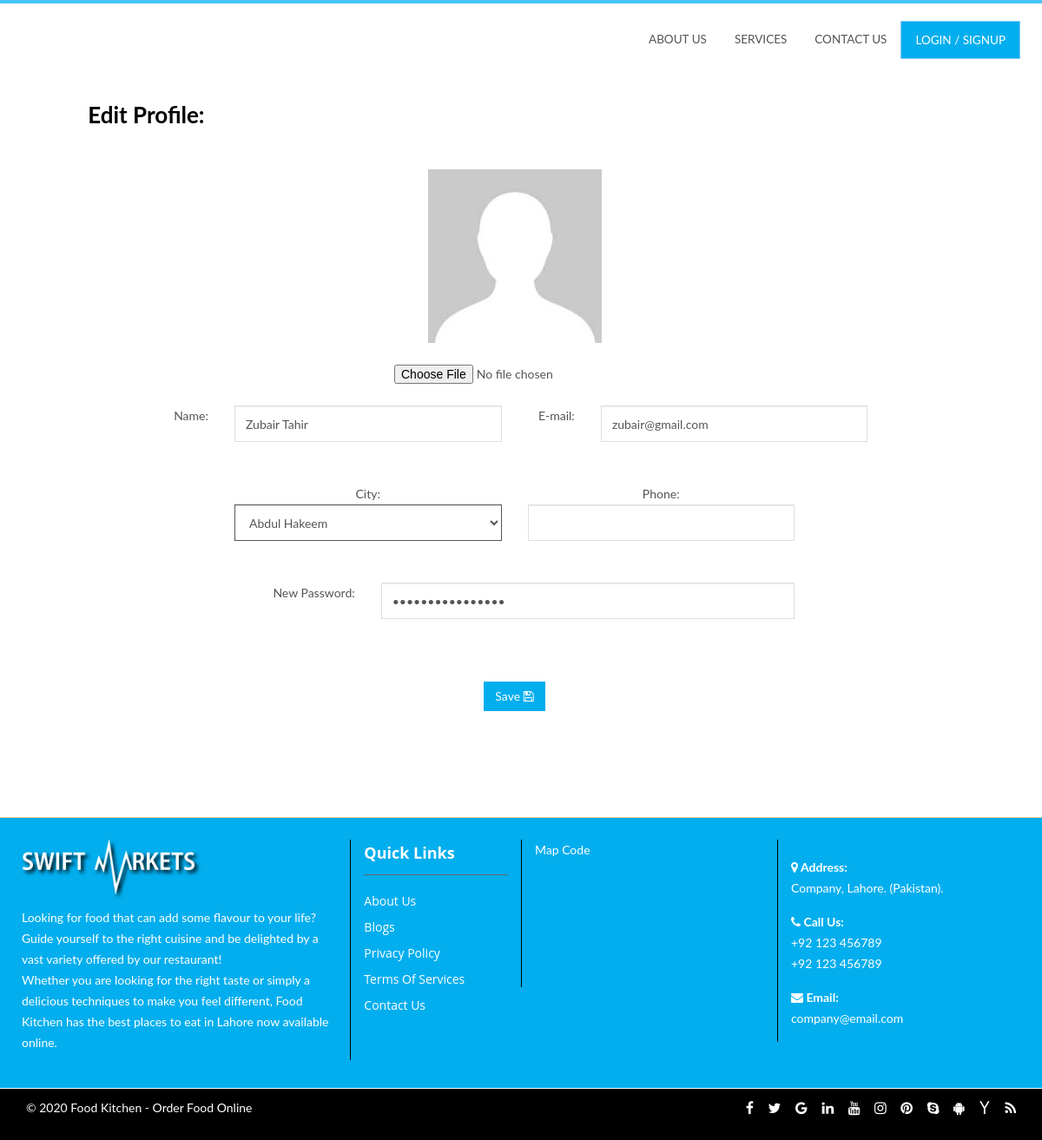
Screenshot of /editprofile.php (signed in) with the database file from the repository.
### tables this page shows
CREATE TABLE IF NOT EXISTS `users` (
  `id` int(11) NOT NULL AUTO_INCREMENT,
  `name` text,
  `email` varchar(40) NOT NULL,
  `password` varchar(40) NOT NULL,
  `img` text,
  `bfname` text,
  `blname` text,
  `bcompany` text,
  `baddress1` text,
  `baddress2` text,
  `bcity` text,
  `bcountry` text,
  `bmobile` text,
  `bemail` text,
  `spostal` text,
  `bpostal` text,
  `sfname` text,
  `slname` text,
  `scompany` text,
  `saddress1` text,
  `saddress2` text,
  `scity` text,
  `scountry` text,
  `smobile` text,
  `semail` text,
  `inst` text,
  `datec` timestamp NOT NULL DEFAULT CURRENT_TIMESTAMP,
  `block` int(11) NOT NULL DEFAULT '0',
  `blockres` text,
  PRIMARY KEY (`id`)
);

CREATE TABLE IF NOT EXISTS `contact` (
  `id` int(11) NOT NULL AUTO_INCREMENT,
  `sitename` text,
  `logo` text,
  `phone` text,
  `email` text,
  `address` text,
  `gmaps` text,
  `cover` text,
  `post` text,
  `fpost` text,
  `facebook` text,
  `twitter` text,
  `insta` text,
  `youtube` text,
  PRIMARY KEY (`id`)
);

CREATE TABLE IF NOT EXISTS `pages` (
  `id` int(11) NOT NULL AUTO_INCREMENT,
  `name` text NOT NULL,
  `slug` varchar(90) NOT NULL,
  `icon` text,
  `metak` text,
  `metad` text,
  `cover` text,
  `post` text,
  `res` int(11) NOT NULL DEFAULT '0',
  `ordr` int(11) NOT NULL,
  `foot` int(11) NOT NULL DEFAULT '0',
  `hide` int(11) NOT NULL DEFAULT '0',
  PRIMARY KEY (`id`),
  UNIQUE KEY `slug` (`slug`)
);

### include/carthead.php (called while the page is built, shortened)
 <?php
  $rows =mysqli_query($con,"SELECT * FROM users where id='$actid'" ) or die(mysqli_error($con));
  while($row=mysqli_fetch_array($rows)){
    $actname = $row['name'];
    $actemail = $row['email'];
    $actpic = $row['img'];
  }
?>

### editprofile.php (the view, shortened to what this page needs)
 <!DOCTYPE html>
 <html dir="ltr" lang="en-US">
 <head>
 	<?php include 'include/head.php'; ?>
  <?php include 'include/carthead.php'; ?>
		</head>
		<body class="stretched">
		<div id="wrapper" class="clearfix">
			<?php 	include 'include/header.php'; ?>
                                <form method="post" action="" enctype="multipart/form-data">
			<br>
			<div class="row" style="margin-right: 0px">
				<div class="col-md-1">
				</div>
      <?php
      $rows =mysqli_query($con,"SELECT * FROM users WHERE id ='$actid'" ) or die(mysqli_error($con));
      while($row=mysqli_fetch_array($rows)){
        $bphone = $row['bmobile'];
      }
      ?>
				<div class="col-md-10">
					<h2>Edit Profile: </h2>
          <br>
          <br>
          <div class="row">
            <div class="col-md-12 text-center">
              <img src="images/users/<?php echo $actpic ?>" style="width: 200px">
              <br>
              <br>
              <center>
              <input type="file" name="img">
              </center>
             </div>
           </div>
          <br>
          <div class="row">
            <div class="col-md-1 text-right"> </div>
            <div class="col-md-1 text-right">Name: </div>
            <div class="col-md-4">
              <input type="text" name="newactname" value="<?php echo $actname ?>" class="form-control">
             </div>
            <div class="col-md-1 text-right">E-mail: </div>
            <div class="col-md-4">
              <input type="text" name="newactemail" value="<?php echo $actemail ?>" class="form-control">
             </div>
           </div>
           <br><br>
          <div class="row">
        <div class="col-md-2">
        </div>
        <div class="col-md-4 text-center">
          City:
          <select style="border:solid 1px;" class="form-control myform" id="city" name="city">
           <?php
           $rows =mysqli_query($con,"SELECT * FROM cities" ) or die(mysqli_error($con));
           while($row=mysqli_fetch_array($rows)){
            $city = $row['city'];
            ?>
            <option value="<?php echo $city ;?>"><?php echo $city ;?></option>
          <?php } ?>
        </select>
      </div>
        <div class="col-md-4 text-center">
       Phone:
       <input type="number" value="<?php if(!empty($bphone)) echo $bphone ; ?>" class="form-control myform" id="phone" name="phone">
     </div>
          </div>
          <br><Br>
          <div class="row">
            <div class="col-md-2 text-right"> </div>
            <div class="col-md-2 text-right">New Password: </div>
            <div class="col-md-6">
              <input type="password" name="newactpass" value="<?php echo $actemail ?>" class="form-control">
             </div>
           </div>
             <br>
             <br>
             <br>
<div class="row" style="padding-bottom:50px">
  <div class="col-md-2">
  </div>
  <div class="col-md-8 text-center">
  <button class="btn bgcolor" name="savepro">Save <i class="fa fa-save"></i> </button>
</div>
</div>
</form>
				</div>
			<?php 	include 'include/footer.php'; ?>
		</div>
	</body>
	</html>

### include/footer.php (shortened to what this page needs)
<div id="contact">
<br>
<br>
<br>
  <footer class="footer-v1">
  <div class="menuFooter clearfix" style="background: #02aeee">
    <div class="">
      <div class="row clearfix" style="margin-right: 0px;    margin-left: 0px;    padding: 10px;">
    <div class="col-sm-4">
          <p><img src="images/logow.png" alt="" class="fimg"/></p>
          <p><?php echo $fpost ;?></p>
        </div>
        <div class="col-sm-2 col-xs-12 borderLeft">
          <h5>Quick Links</h5>
          <ul class="menuLink">
          <?php
          $rows =mysqli_query($con,"SELECT name,slug,res FROM pages where foot=1  ORDER BY ordr" ) or die(mysqli_error($con));
            while($row=mysqli_fetch_array($rows)){
              $slug = $row['slug'];
              $name = $row['name'];
              ?>
            <li <?php if($slug=='videos') echo ' style="display:none;" ' ; ?> ><a href="<?php echo $slug ?>"><?php echo $name ?></a></li>
                    <?php } ?>
          </ul>
          <br>
          <br>
        </div>
        <div class="col-sm-3 col-xs-6 borderLeft">
          <div class="">
           <?php echo $gmaps ?>
          </div>
        </div>
        <div class="col-sm-3 col-xs-6 borderLeft">
          <div class="footer-address">
           <p>
                            <strong><i class="fa fa-map-marker"></i> Address:</strong> <br>
                            <?php echo $siteaddress ?>
              </p>
                        <p>
                          <strong><i class="fa fa-phone"></i> Call Us:</strong> <br>
                            <?php echo $sitephone ?> <br>
                            <?php echo $sitephone ?>
                        </p>
                        <p>
                          <strong><i class="fa fa-envelope"></i> Email:</strong> <br>
                            <?php echo $sitemail ?>
                        </p>
          </div>
        </div>
      </div>
    </div>
  </div>
  <div class="footer clearfix" style="background: #000; color: #fff " >
    <div class="container">
      <div class="row clearfix">
        <div class="col-sm-6 col-xs-12 ">
          <p>© 2020 <?php echo $sitename ?> </p>
        </div>
        <div class="col-sm-6 col-xs-12 privacy_policy">
           <a href="#" class="fa fa-facebook"></a>
<a href="#" class="fa fa-twitter"></a>
<a href="#" class="fa fa-google"></a>
<a href="#" class="fa fa-linkedin"></a>
<a href="#" class="fa fa-youtube"></a>
<a href="#" class="fa fa-instagram"></a>
<a href="#" class="fa fa-pinterest"></a>
<a href="#" class="fa fa-skype"></a>
<a href="#" class="fa fa-android"></a>
<a href="#" class="fa fa-yahoo"></a>
<a href="#" class="fa fa-rss"></a>
        </div>
      </div>
    </div>
  </div>
</footer>

### css/default.css (style rules this page uses)
a, a:hover, .header .navbar-default .navbar-nav li a:hover, .header .navbar-default .navbar-nav .active a, .header .navbar-default .navbar-nav .active a:hover, .header .navbar-default .navbar-nav .active a:focus, .header .navbar-nav li.open .dropdown-menu li a:hover, .header .navbar-nav li.open .dropdown-menu li a:focus, .header .navbar-nav li.dropdown .dropdown-menu li a:hover, .header .navbar-nav li.dropdown .dropdown-menu li a:focus, .header .navbar-nav li.open .dropdown-menu li.active a, .header .navbar-nav li.dropdown .dropdown-menu li.active a, .courses_right_inner td ul li.active a, .courses_right_inner td a:hover, .courses_left_inner ul li a:hover, .courses_left_inner ul li a:focus, .courses_left_inner ul li.active a, .item_inner a.fees, .sidebar_item.admission .item_inner.program ul li a:hover, .sidebar_item.admission .item_inner.program ul li.active a, .item_inner.question a, .fc-center h2, .fc-event-container a.more, ul.contact_info li .fa, ul.contact_info li a:hover, .error-content a, li.language.dropdown ul.dropdown-menu li.active a, li.language.dropdown ul.dropdown-menu li a:hover { color: #105d05 }

### css/custom.css (style rules this page uses)
html { scroll-behavior: smooth; }
body { font-family: "Lato",sans-serif; }
h1, h2, h3, h4 { font-family: "Lato",sans-serif; font-weight: 700; color: #000000; margin: 0; }
.bgcolor { background: #02aeee; }
a { color: #02aeee; }
.btn { color:#fff; }
a, a:hover, .header .navbar-default .navbar-nav li a:hover, .header .navbar-default .navbar-nav .active a, .header .navbar-default .navbar-nav .active a:hover, .header .navbar-default .navbar-nav .active a:focus, .header .navbar-nav li.open .dropdown-menu li a:hover, .header .navbar-nav li.open .dropdown-menu li a:focus, .header .navbar-nav li.dropdown .dropdown-menu li a:hover, .header .navbar-nav li.dropdown .dropdown-menu li a:focus, .header .navbar-nav li.open .dropdown-menu li.active a, .header .navbar-nav li.dropdown .dropdown-menu li.active a, .courses_right_inner td ul li.active a, .courses_right_inner td a:hover, .courses_left_inner ul li a:hover, .courses_left_inner ul li a:focus, .courses_left_inner ul li.active a, .item_inner a.fees, .sidebar_item.admission .item_inner.program ul li a:hover, .sidebar_item.admission .item_inner.program ul li.active a, .item_inner.question a, .fc-center h2, .fc-event-container a.more, ul.contact_info li .fa, ul.contact_info li a:hover, .error-content a, li.language.dropdown ul.dropdown-menu li.active a, li.language.dropdown ul.dropdown-menu li a:hover { color: #02aeee; }
.fimg { width: 200px; filter: drop-shadow(3px 3px 2px black); }

### include/footer.php (style rules this page uses)
.privacy_policy a { display: inline-block; font-size: 16px; border-right: none; padding-right: 10px; line-height: 25px; color: #fff; }

### rows the page displays
users: img (placeholder picture), newactname "Zubair Tahir", newactemail "zubair@gmail.com"
contact: fpost "Looking for food that can add some flavour to your life? Guide yourself to the right cuisine and be delighted by a vast variety offered by our restaurant! Whether you are looking for the right taste or simply a delicious techniques to make you feel different, Food Kitchen has the best places to eat in Lahore now available online.", gmaps "Map Code", address "Company, Lahore. (Pakistan).", phone "+92 123 456789", email "company@email.com", sitename "Food Kitchen - Order Food Online"
pages: name "About Us"
pages: name "Blogs"
pages: name "Privacy Policy"
pages: name "Terms Of Services"
pages: name "Contact Us"

### other values shown
form field city "Abdul Hakeem"
